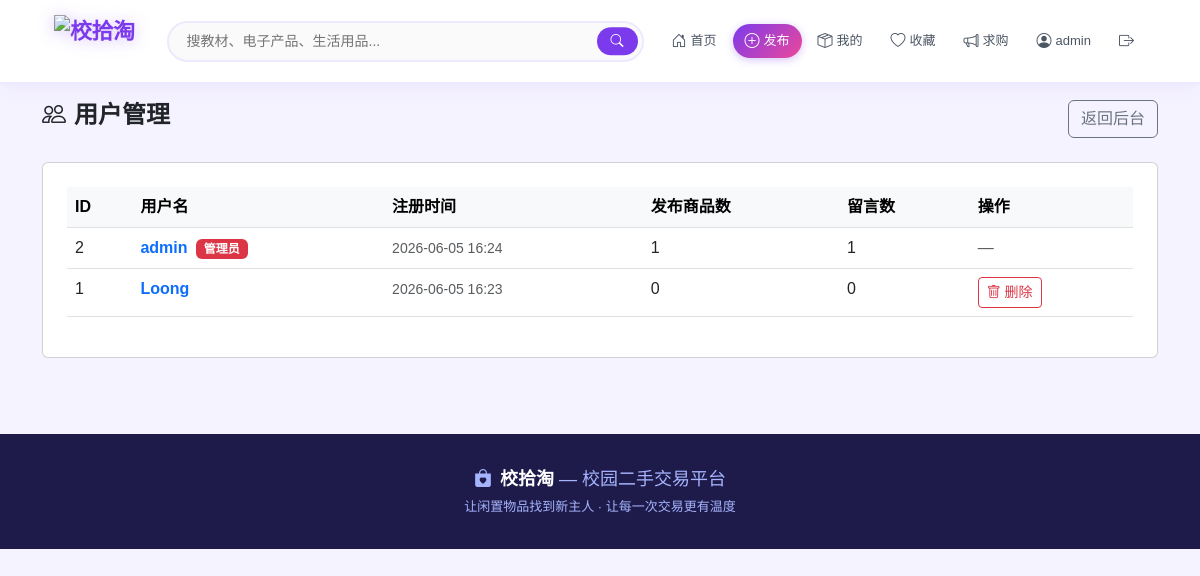
/admin/users (signed in), run on the app's committed database.
### app.py (models this page shows)
class User(UserMixin, db.Model):
    id = db.Column(db.Integer, primary_key=True)
    username = db.Column(db.String(80), unique=True, nullable=False)
    password = db.Column(db.String(200), nullable=False)
    avatar = db.Column(db.String(200), default='default_avatar.png')
    created_at = db.Column(db.DateTime, default=datetime.now)
    products = db.relationship('Product', backref='seller', lazy=True)

### app.py (the view)
@app.route('/admin/users')
@login_required
@admin_required
def admin_users():
    users = User.query.order_by(User.created_at.desc()).all()
    return render_template('admin/users.html', users=users)

### app.py (called while the page is built)
@login_manager.user_loader
def load_user(user_id):
    return User.query.get(int(user_id))

def admin_required(f):
    from functools import wraps
    @wraps(f)
    def decorated_function(*args, **kwargs):
        if not current_user.is_authenticated or current_user.username != 'admin':
            flash('需要管理员权限！', 'danger')
            return redirect(url_for('index'))
        return f(*args, **kwargs)
    return decorated_function

### templates/admin/users.html
{% extends 'base.html' %}
{% block content %}
<div class="row mb-4 align-items-center">
    <div class="col">
        <h4 class="fw-bold"><i class="bi bi-people me-2"></i>用户管理</h4>
    </div>
    <div class="col text-end">
        <a href="/admin" class="btn btn-outline-secondary">返回后台</a>
    </div>
</div>
<div class="card p-4">
    <table class="table table-hover">
        <thead class="table-light">
            <tr>
                <th>ID</th>
                <th>用户名</th>
                <th>注册时间</th>
                <th>发布商品数</th>
                <th>留言数</th>
                <th>操作</th>
            </tr>
        </thead>
        <tbody>
        {% for u in users %}
        <tr>
            <td>{{ u.id }}</td>
            <td>
                <a href="/profile/{{ u.id }}" class="text-decoration-none fw-bold">
                    {{ u.username }}
                </a>
                {% if u.username == 'admin' %}
                <span class="badge bg-danger ms-1">管理员</span>
                {% endif %}
            </td>
            <td><small class="text-muted">{{ u.created_at.strftime('%Y-%m-%d %H:%M') }}</small></td>
            <td>{{ u.products|length }}</td>
            <td>{{ u.messages|length }}</td>
            <td>
                {% if u.username != 'admin' %}
                <a href="/admin/delete_user/{{ u.id }}"
                   class="btn btn-outline-danger btn-sm"
                   onclick="return confirm('确定删除用户 {{ u.username }} 吗？此操作不可恢复！')">
                    <i class="bi bi-trash"></i> 删除
                </a>
                {% else %}
                <span class="text-muted">—</span>
                {% endif %}
            </td>
        </tr>
        {% endfor %}
        </tbody>
    </table>
</div>
{% endblock %}

### templates/base.html (shortened to what this page needs)
<!DOCTYPE html>
<html lang="zh">
<head>
    <link href="https://cdn.jsdelivr.net/npm/bootstrap@5.3.0/dist/css/bootstrap.min.css" rel="stylesheet">
    <link href="https://cdn.jsdelivr.net/npm/bootstrap-icons@1.10.0/font/bootstrap-icons.css" rel="stylesheet">
</head>
<body>
<nav class="navbar">
    <div class="navbar-inner container">
        <a class="navbar-brand" href="/">
    <div style="display:flex;align-items:center;gap:10px;">
    <img src="{{ url_for('static', filename='logo.png') }}" alt="校拾淘" style="height:52px;width:auto;object-fit:contain;filter:drop-shadow(0 2px 8px rgba(124,58,237,0.3));">
</div>
</a>
        <form class="search-wrap" action="/" method="GET">
            <input type="search" name="search" placeholder="搜教材、电子产品、生活用品..." value="{{ request.args.get('search', '') }}">
            <button type="submit"><i class="bi bi-search"></i></button>
        </form>
        <div class="nav-links">
            <a class="nav-link-item" href="/"><i class="bi bi-house-door"></i>首页</a>
            {% if current_user.is_authenticated %}
                <a class="nav-link-item nav-publish" href="/publish"><i class="bi bi-plus-circle"></i>发布</a>
                <a class="nav-link-item" href="/my_products"><i class="bi bi-box-seam"></i>我的</a>
                <a class="nav-link-item" href="/my_favorites"><i class="bi bi-heart"></i>收藏</a>
                <a class="nav-link-item" href="/want"><i class="bi bi-megaphone"></i>求购</a>
                <a class="nav-link-item" href="/profile/{{ current_user.id }}"><i class="bi bi-person-circle"></i>{{ current_user.username }}</a>
                <a class="nav-link-item" href="/logout"><i class="bi bi-box-arrow-right"></i></a>
            {% else %}
                <a class="nav-link-item nav-publish" href="/register"><i class="bi bi-person-plus"></i>注册</a>
                <a class="nav-link-item" href="/login"><i class="bi bi-person"></i>登录</a>
            {% endif %}
        </div>
    </div>
</nav>
<div class="container py-3">
    {% block content %}{% endblock %}
</div>
<footer class="footer">
    <div class="container">
        <p class="mb-1" style="font-size:18px;"><i class="bi bi-bag-heart-fill me-2" style="color:#A5B4FC;"></i><strong>校拾淘</strong> — 校园二手交易平台</p>
        <p class="mb-0" style="font-size:13px;">让闲置物品找到新主人 · 让每一次交易更有温度</p>
    </div>
</footer>
</body>
</html>

### templates/base.html (style rules this page uses)
:root { --primary: #7C3AED; --primary-light: #EDE9FE; --secondary: #F59E0B; --accent: #EC4899; --success: #10B981; }
* { box-sizing: border-box; }
body { background: #F5F3FF; font-family: 'Microsoft YaHei', sans-serif; }
.navbar { background: white; border-bottom: 2px solid var(--primary-light); padding: 0 0; box-shadow: 0 2px 20px rgba(124,58,237,0.08); position: sticky; top: 0; z-index: 100; }
.navbar-inner { display: flex; align-items: center; gap: 16px; padding: 10px 24px; }
.navbar-brand { font-size: 22px; font-weight: 900; color: var(--primary) !important; text-decoration: none; letter-spacing: -0.5px; display: flex; align-items: center; gap: 6px; }
.search-wrap { flex: 1; max-width: 480px; position: relative; }
.search-wrap input { width: 100%; border: 2px solid var(--primary-light); border-radius: 99px; padding: 8px 48px 8px 18px; font-size: 14px; outline: none; transition: border-color 0.2s, box-shadow 0.2s; background: #FAFAFA; }
.search-wrap button { position: absolute; right: 6px; top: 50%; transform: translateY(-50%); background: var(--primary); border: none; color: white; border-radius: 99px; padding: 4px 14px; font-size: 13px; cursor: pointer; transition: background 0.2s, transform 0.1s; }
.nav-links { display: flex; align-items: center; gap: 4px; margin-left: auto; }
.nav-link-item { display: flex; align-items: center; gap: 4px; padding: 6px 12px; border-radius: 99px; font-size: 13px; color: #4B5563; text-decoration: none; font-weight: 500; transition: background 0.2s, color 0.2s, transform 0.15s; white-space: nowrap; }
.nav-link-item i { font-size: 15px; }
.nav-publish { background: linear-gradient(135deg, var(--primary), #EC4899); color: white !important; box-shadow: 0 2px 8px rgba(124,58,237,0.3); }
.footer { background: #1E1B4B; color: #A5B4FC; padding: 32px 0; margin-top: 60px; text-align: center; }
.footer strong { color: white; }

### data on the page
User: username "admin", id "2", shows "管理员", created_at "2026-06-05 16:24", products|length "1", messages|length "1"
User: id "1", username "Loong", created_at "2026-06-05 16:23", products|length "0", messages|length "0"
